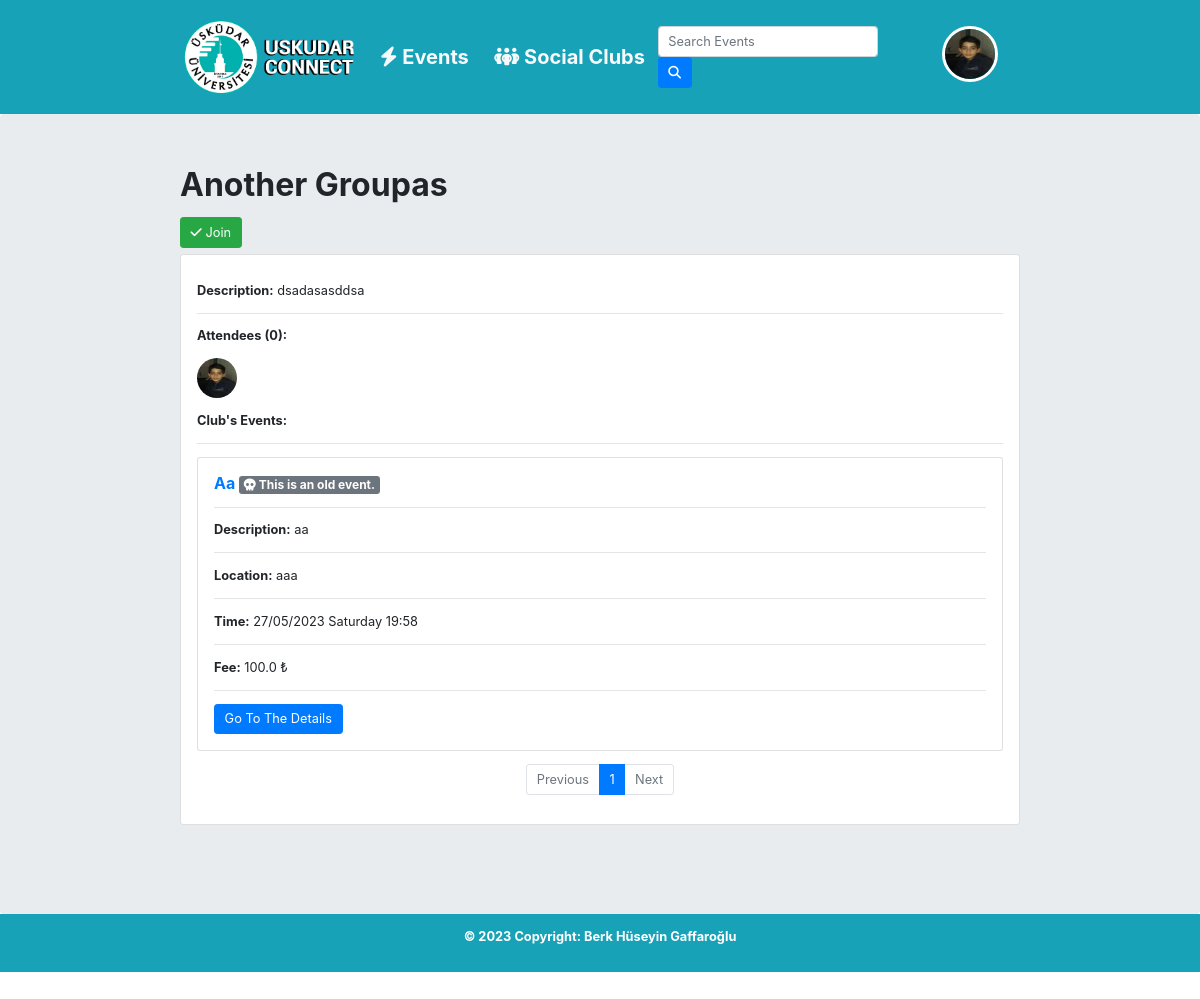
Screenshot of /club-detail/2 (signed in) with the database file from the repository.
### users/models.py (models this page shows, shortened)
class Profile(models.Model):
    user = models.OneToOneField(User, on_delete=models.CASCADE)
    avatar = models.ImageField(default='default.jpg', upload_to='profile_images')
    bio = models.TextField()

### social_clubs/models.py (models this page shows, shortened)
class SocialClub(models.Model):
    name = models.CharField(max_length=100)
    description = models.TextField()
    members = models.ManyToManyField(User, related_name='clubs_joined')
    managers = models.ManyToManyField(User, related_name='admin_of')

### events/models.py (models this page shows, shortened)
class Event(models.Model):
    title = models.CharField(max_length=100)
    description = models.TextField(blank=True)
    location = models.TextField()
    price = models.FloatField(blank=True, default=0)
    time = models.DateTimeField(validators=[validate_datetime])
    users = models.ManyToManyField(User, related_name='events_attending')
    created_by = models.ForeignKey(User, on_delete=models.CASCADE, related_name='created_events', blank=True, default="", null=True)
    maximum_people = models.IntegerField(blank=True, default=3)
    social_club = models.ForeignKey(SocialClub, on_delete=models.CASCADE, related_name='club_events',blank=True, default="", null=True)
    def is_past(self):
        if self.time < timezone.now():
            return True
        else:
            return False

### social_clubs/views.py (the view, shortened to what this page needs)
# urls.py: path('club-detail/<int:pk>', club_detail, name='club-detail'),
@login_required
def club_detail(request, pk):
    club = SocialClub.objects.get(pk=pk)
    all_attendants_list = club.members.all()
    is_attending = club.members.filter(id=request.user.id).exists()
    events = club.club_events.all()
    paginator = Paginator(events, EVENT_PER_PAGE)
    page = request.GET.get('page')
    events = paginator.get_page(page)
    return render(request, 'social_clubs/club_detail.html', {'club': club, 'events':events,'is_attending': is_attending, "shortened_attendant_list":all_attendants_list,'PAGE_PER_PAGE':PAGE_PER_PAGE})

### templates/social_clubs/club_detail.html (shortened to what this page needs)
{% extends "base.html" %}
{% block content %}
<h1><b>{{club.name|title}}</b></h1>
<div class="mt-3">
{% if user.is_authenticated %}
        {% if is_attending %}
        <form method="POST">
          {% csrf_token %}
          <button type="submit" name="unattend" class="btn btn-danger mb-2">
            <i class="fa-solid fa-x"></i> Unjoin
          </button>
        </form>
        {% else %}
            <form method="POST">
              <button type="submit" name="attend" class="btn btn-success mb-2">
                <i class="fa-solid fa-check"></i> Join
              </button>
            </form>
        {% endif %}
{% endif %}
</div>
<div class="card">
  <div class="card-body">
    <p class="card-text"><b>Description:</b> {{club.description}}</p>
    <hr />
    <b>Attendees ({{club.users.all|length}}): </b>
    {% if shortened_attendant_list|length > 0 %}
    <p class="card-text">
      {% for user_ in shortened_attendant_list %}
      <a href="{% url 'users-profile' pk=user_.pk %}">
        <img class="rounded-circle account-img mt-3" data-toggle="tooltip" data-placement="right"
          title="{{user_.username}} is attending this club!" width="50px" height="50px"
          src="{{ user_.profile.avatar.url }} " style="cursor: pointer;" />
      </a>
      {% endfor %}
    </p>
    {% else %}
    No one attended this club yet. <br /><br />
    {% endif %}
    <p class="card-text"><b>Club's Events:</b> </p>
    <hr />
    {% include 'events/events_REUSE.html' with current_users_page=True %}
  </div>
</div>
{% endblock content %}

### templates/base.html (shortened to what this page needs)
<!doctype html>
<html lang="en">
<head>
  <link rel="stylesheet" href="https://maxcdn.bootstrapcdn.com/bootstrap/4.0.0/css/bootstrap.min.css"
>
</head>
<body style="zoom: 80%">
  <nav class="navbar navbar-expand-md navbar-dark bg-info "
    style="background-color: #f0f5f5; font-size: 25px; padding-left:15%; padding-right: 15%; padding-bottom: 1%; padding-top: 1%; max-height: max-content;">
    <a href="/" class="navbar-brand"><img src="/media/logo.png" width="218px" height="103px" alt="">
    </a>
    {% if user.is_authenticated %}
    <a href="/events" class="nav-link nav-item text-light d-none d-md-flex mt-0">
      <b> <i class="fa-sharp fa-solid fa-bolt "> </i> Events</b>
    </a>
    <a href="/social-clubs" class="nav-link nav-item text-light d-none d-md-flex mt-0">
      <b> <i class="fa-solid fa-people-group"></i> Social Clubs</b>
    </a>
    {% endif %}
    <div class="collapse navbar-collapse " id="navbarCollapse">
      <div class="navbar-nav ml-auto" style="margin-right: 6%;">
        {% if user.is_authenticated %}
        <form class="form-inline d-none d-md-flex mt-0" method="GET" action="{% url 'search-events' %}">
          <input name="q" class="form-control mr-2 " type="search" placeholder="Search Events" aria-label="Search" required>
          <button class="btn btn-primary mr-5" type="submit"><i class="fa-solid fa-magnifying-glass"></i></button>
        </form>
        <div class="dropdown d-none d-md-block" >
          <a href="#" id="imageDropdown" data-toggle="dropdown">
            <img class="rounded-circle account-img " style="border:4px solid white;" width="70px"
                 height="70px"
                  src="{{ request.user.profile.avatar.url }} " />
          </a>
        </div>
        {% else %}
        <a href="{% url 'login' %}" class="nav-item nav-link"><b>Sign in</b></a>
        {% endif %}
      </div>
    </div>
  </nav>
  <div class="jumbotron" style="margin:0; padding-left: 15%; padding-right: 15%; min-height: 1000px;">
    {% block content %}{% endblock %}
  </div>
  <div class="bg-info text-center text-light p-3">
    <p style="color:white"><b> © 2023 Copyright: Berk Hüseyin Gaffaroğlu </b></p>
  </div>
</body>
</html>

### templates/events/events_REUSE.html
{% block content %}
{% if events %}
{% for event in events %}
<div class="card mb-3">
  <div class="card-body">
    <a href="{% url 'event-detail' pk=event.pk %}">
      <h5 class="card-title"><b>
          {{event.title | title }}
          {% if event.is_past %}
          <span class="badge badge-secondary"><i class="fa-solid fa-skull"></i> This is an old event.</span>
          {% elif event in events_attending and not current_users_page %}
          <span class="badge badge-success"><i class="fa-solid fa-check"></i> You are attending this event.</span>
          {% elif event.users.all|length > event.maximum_people and not current_users_page %}
          <span class="badge badge-danger"> <i class="fa-solid fa-gauge-simple-max"></i></i> Event Is Full</span>
          {% endif %}
        </b></h5>
    </a>
    <hr />
    <p class="card-text"><b>Description:</b> {% if event.description|length > 200 %}
      {{event.description|slice:200}} <a href="{% url 'event-detail' pk=event.pk %}">...</a> {% else %} {{event.description}} {% endif %}</p>
    <hr />
    <p class="card-text"><b>Location:</b> {{event.location}}</p>
    <hr />
    <p class="card-text"><b>Time:</b> {{event.time|date:"j/m/Y l H:i" }}</p>
    <hr />
    <p class="card-text"><b>Fee:</b> {{event.price}} ₺</p>
    <hr />
    <a href="{% url 'event-detail' pk=event.pk %}" class="btn btn-primary">Go To The Details</a>
  </div>
</div>
{% endfor %}
<nav class="text-center">
  <ul class="pagination justify-content-center">
    {% if events.has_previous %}
    <li class="page-item"><a class="page-link" href="?page={{ events.previous_page_number }}">Previous</a></li>
    {% else %}
    <li class="page-item disabled"><a class="page-link" href="#">Previous</a></li>
    {% endif %}
    {% for num in events.paginator.page_range %}
    {% if num == events.number %}
    <li class="page-item active">
      <a class="page-link" href="?page={{ num }}">{{ num }} <span class="sr-only">(current)</span></a>
    </li>
    {% elif num > events.number|add:-5 and num < events.number|add:5 %} <li class="page-item">
      <a class="page-link" href="?page={{ num }}">{{ num }}</a>
      </li>
      {% endif %}
      {% endfor %}
      {% if events.has_next %}
      <li class="page-item"><a class="page-link" href="?page={{ events.next_page_number }}">Next</a></li>
      {% else %}
      <li class="page-item disabled"><a class="page-link" href="#">Next</a></li>
      {% endif %}
  </ul>
</nav>
{% else %}
There is nothing yet.
{% endif %}
{% endblock %}

### rows the page displays
SocialClub: name "Another Groupas", description "dsadasasddsa"
Event: title "Aa", shows "This is an old event.", description "aa", location "aaa", time "27/05/2023 Saturday 19:58", price "100.0"

### other values shown
{{ club.users.all|length }} "0"
{{ num }} "1"
